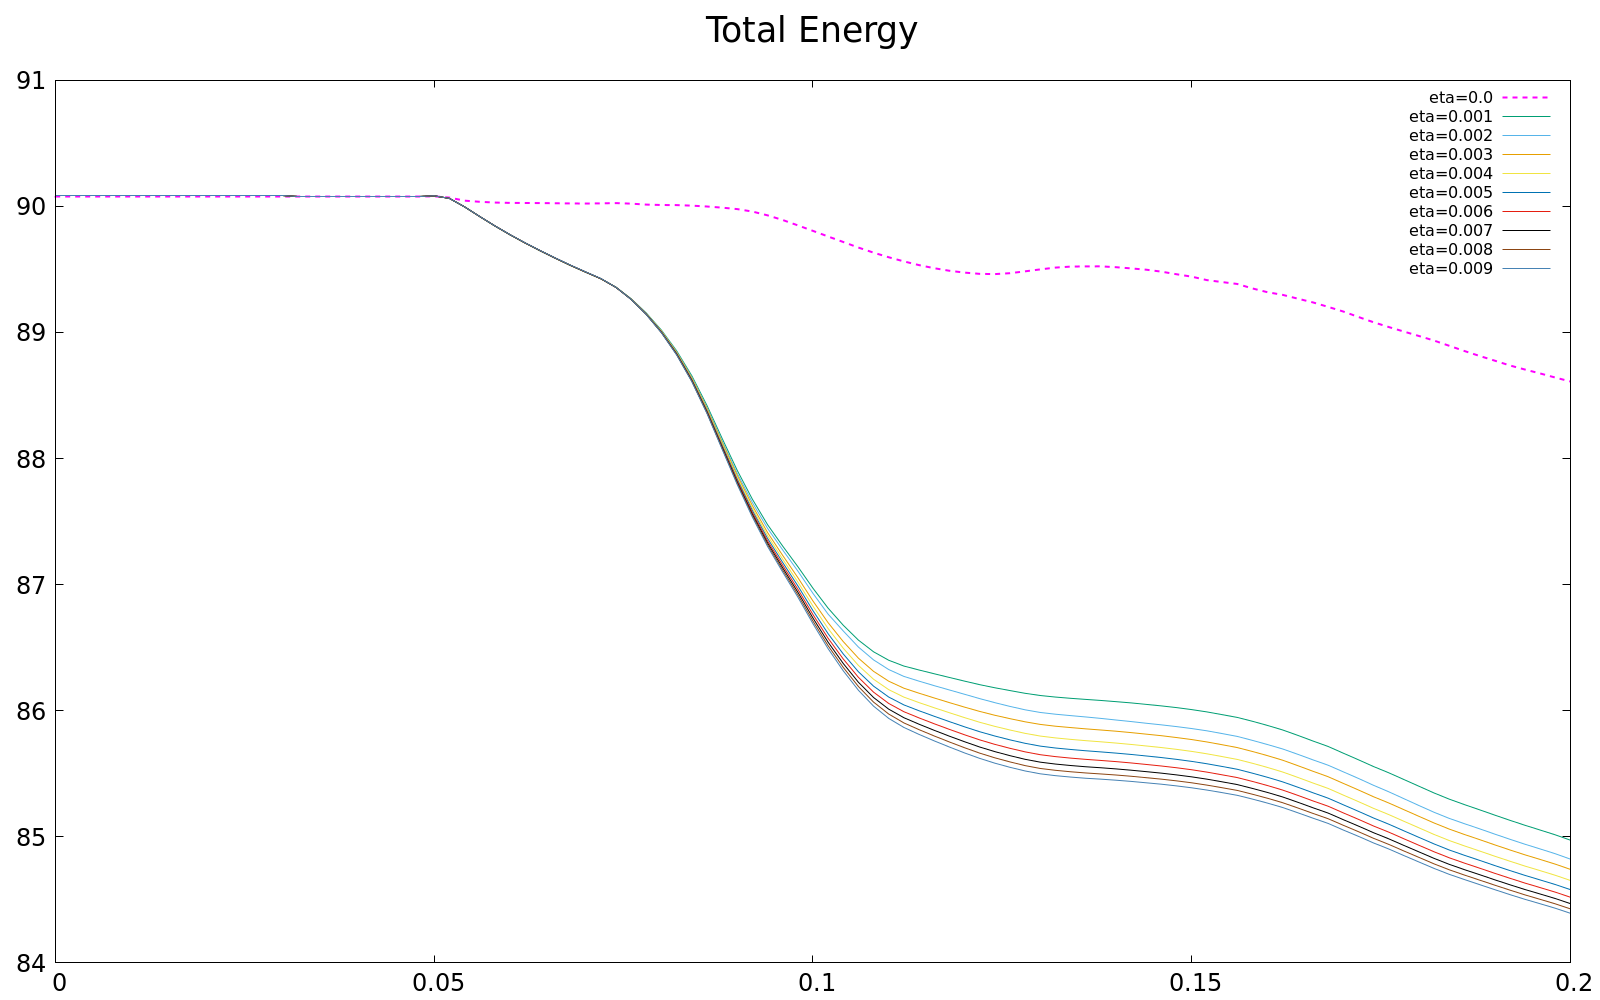

Generate this figure with gnuplot:
# 设置输出格式和文件
set terminal pngcairo size 1600,1000 enhanced 
set output 'TotalEnergy.png'

# 总标题
set title "Total Energy" font 'Verdana,26'

set xrange[0:0.2]

# 定义自定义虚线
set style line 1 lc rgb "magenta" lt 1 lw 2 dashtype (10,10)

set xtics font "Verdana,18"
set ytics font "Verdana,18"

plot 'eta00000FirstVersionDC/integrated_totalEnergy.dat' using 1:2 with lines title "eta=0.0" linestyle 1, \
     'eta00010ThirdVersionDC_low/integrated_totalEnergy.dat' using 1:2 with lines title "eta=0.001", \
     'eta00020ThirdVersionDC_low/integrated_totalEnergy.dat' using 1:2 with lines title "eta=0.002", \
     'eta00030ThirdVersionDC_low/integrated_totalEnergy.dat' using 1:2 with lines title "eta=0.003", \
     'eta00040ThirdVersionDC_low/integrated_totalEnergy.dat' using 1:2 with lines title "eta=0.004", \
     'eta00050ThirdVersionDC_low/integrated_totalEnergy.dat' using 1:2 with lines title "eta=0.005", \
     'eta00060ThirdVersionDC_low/integrated_totalEnergy.dat' using 1:2 with lines title "eta=0.006", \
     'eta00070ThirdVersionDC_low/integrated_totalEnergy.dat' using 1:2 with lines title "eta=0.007", \
     'eta00080ThirdVersionDC_low/integrated_totalEnergy.dat' using 1:2 with lines title "eta=0.008" lc rgb "#8B4513", \
     'eta00090ThirdVersionDC_low/integrated_totalEnergy.dat' using 1:2 with lines title "eta=0.009" lc rgb "#4682B4"

unset multiplot
set output
